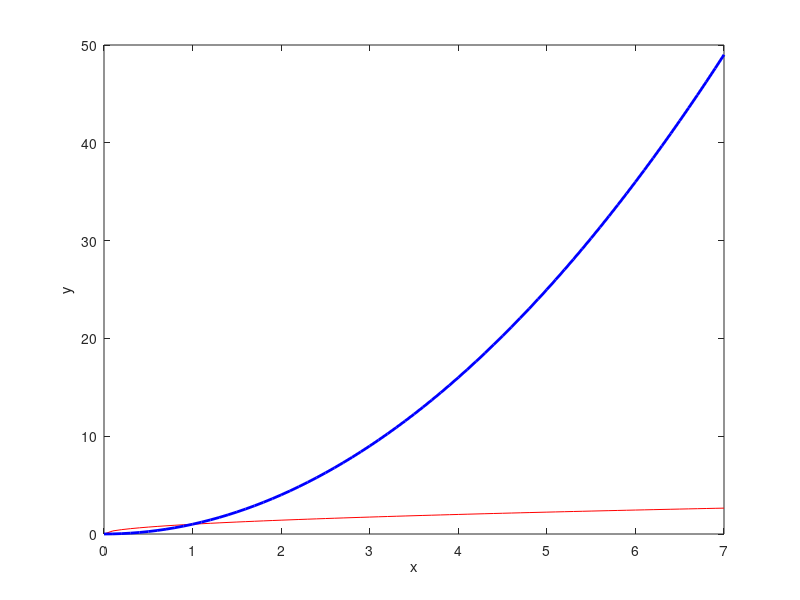

This figure's MATLAB source:
% Define functions 
f = @(x) sqrt(x);
g = @(x) x.^2;

% Define an x interval
x = [0:0.1:7];

% Find y values
y1 = f(x);
y2 = g(x);

% Plot functions 
plot(x, y1, 'r', x, y2, 'b', 'LineWidth', 2)

% Label axes
xlabel('x')
ylabel('y')
